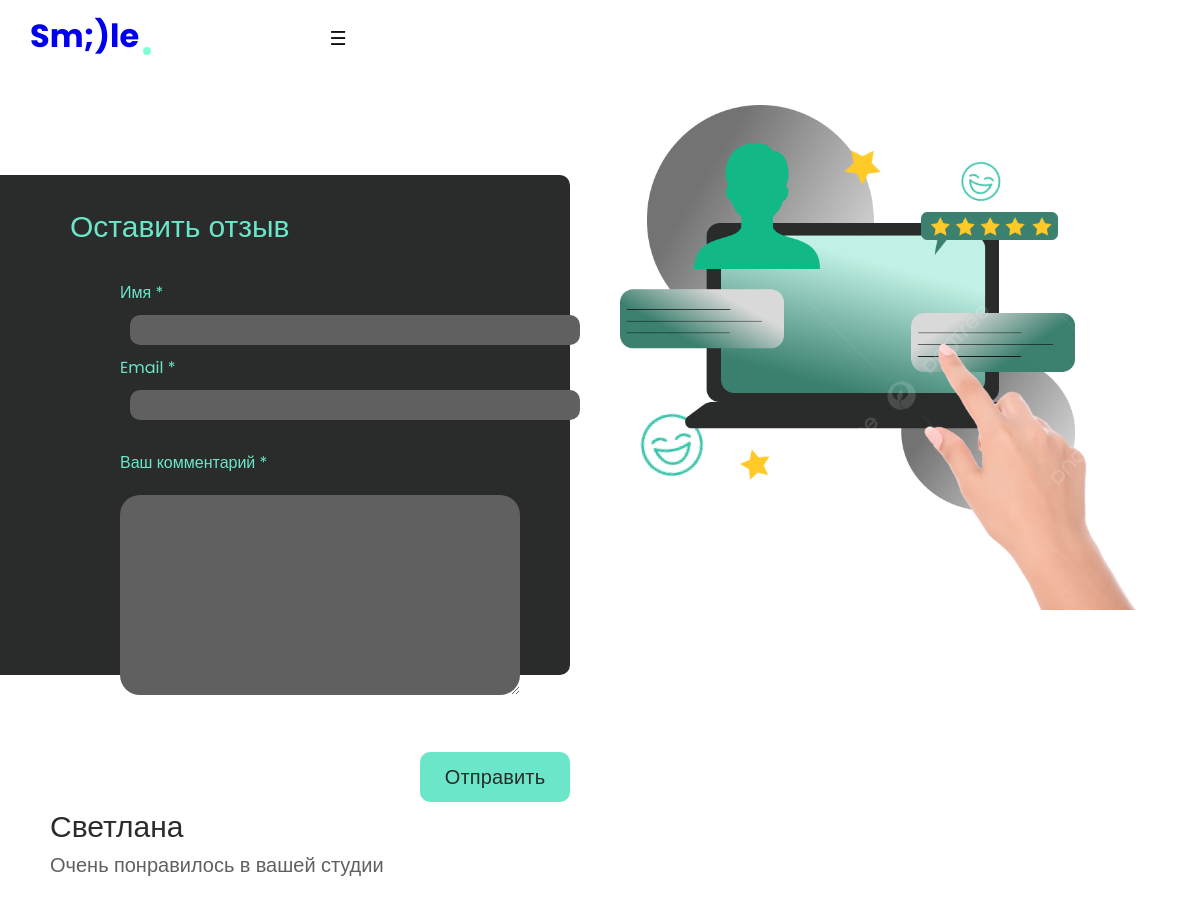
The page /reviews/ on the database as committed earlier.
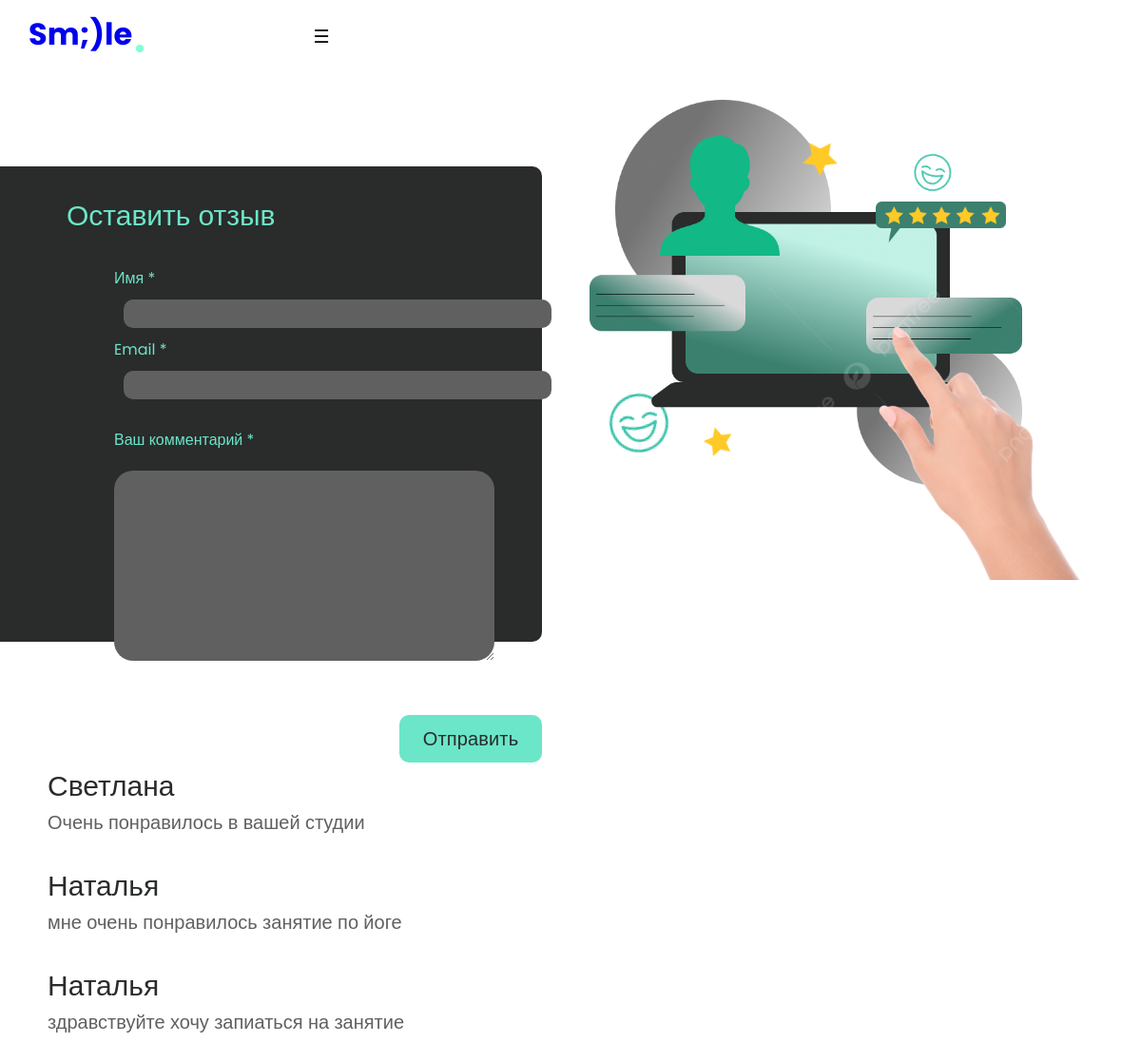
The same page on the database as committed later.
### reviews/models.py (models this page shows, shortened)
class Reviews(models.Model):
    email = models.EmailField()
    name = models.CharField("Имя", max_length=100)
    text = models.TextField("Сообщение", max_length=5000)
    parent = models.ForeignKey(
        'self', verbose_name="Родитель", on_delete=models.SET_NULL, blank=True, null=True
    )
    class Meta:
        verbose_name = "Отзыв"
        verbose_name_plural = "Отзывы"

### reviews/views.py (the view)
# urls.py: path('', views.reviews, name='reviews'),
def reviews(request):
    p = Reviews.objects.all()
    return render(request, 'reviews/reviews.html', {'p': p})

### reviews/templates/reviews/reviews.html (shortened to what this page needs)
<!DOCTYPE html>
{% load static %}
<html lang="en">
<head>
    <link rel="stylesheet" href="{% static 'css/reset.css'%}" type="text/css">
    <link rel="stylesheet" href="{% static 'css/stylesheet.css'%}" type="text/css">
    <link rel="stylesheet" href="{% static 'css/reviews.css'%}" type="text/css">
</head>
<body >
    <header class="header">
        <div class="container">
            <div class=" header-nav">
                <label for="nav-toggle" class="nav-toggle" onclick></label>
                <h2 class="logo">
                    <a href="/index/" > Sm;)le </a>
                </h2>
            </div>
        </div>
    </header>
<div class="row">
    <div class="single-form-left">
        <div class="contact-single">
            <h3 class="editContent" style="outline: none; cursor: inherit;">
                <p class="text_1"> Оставить
                отзыв</p></h3>
            <form action="{% url 'add_review' %}" method="post" class="mt-4">
                <div class="d-sm-flex">
                <div class="col-sm-6 form-group p-0 editContent">
                    <label for="contactusername" class="editContent">
                        Имя *
                    </label>
                    <input type="text" class="form-control border" name="name"
                           id="contactusername" required="">
                </div>
                <div class="col-sm-6 form-group ml-sm-3 editContent">
                    <label for="contactemail" class="editContent">
                        Email *
                    </label>
                    <input type="email" class="form-control border" name="email"
                           id="contactemail" required="">
                </div>
            </div>
            <div class="form-group editContent">
                <label for="contactcomment" class="editContent">
                    <p class="text_2"> Ваш комментарий *</p>
                </label>
                    <textarea class="form-control_border" rows="5" name="text"
                              id="contactcomment" required=""></textarea>
            </div>
            <button type="submit"
                    class="mt-3 btn btn-success btn-block py-3">
                Отправить
            </button>
            </form>
        </div>
    </div>
    <div class="reviews_img">
             <img  src="{% static 'images/classesimg/Group3.png'%}" >
    </div>
</div>
        {% for review in p %}
                <div class="media py-5">
                    <div class="media-body mt-4">
                        <h5 class="mt-0 editContent">
                            {{ review.name }}
                        </h5>
                        <p class="mt-2 editContent">
                            {{ review.text }}
                        </p>
                    </div>
                </div>
        {% endfor %}
</body>
</html>

Rows that differ between the two databases and show on the page:
added Reviews: name "Наталья", text "мне очень понравилось занятие по йоге"
added Reviews: name "Наталья", text "здравствуйте хочу запиаться на занятие"
